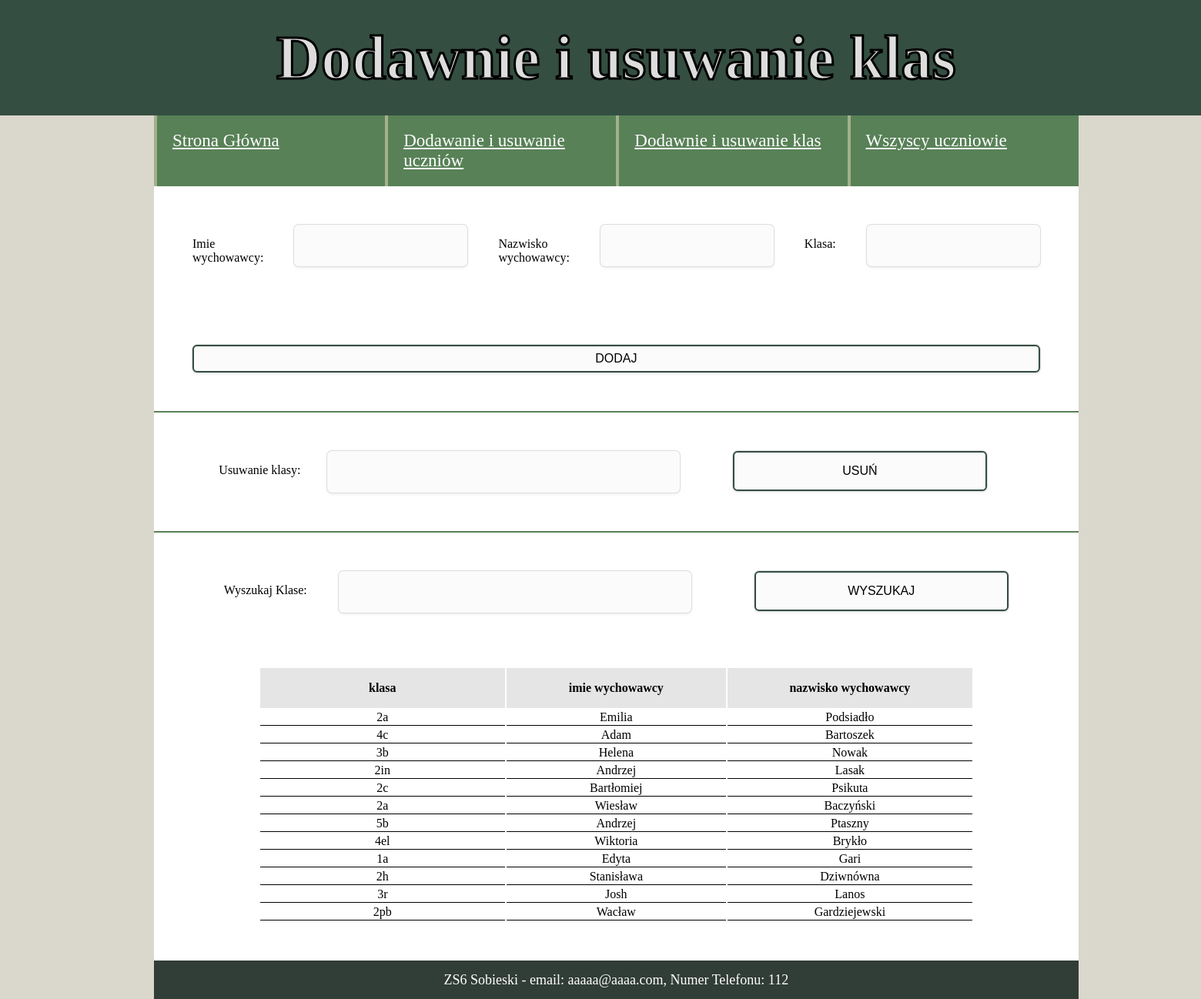
The app's page /2024.01.16/dodawanie_klas.php, older data.
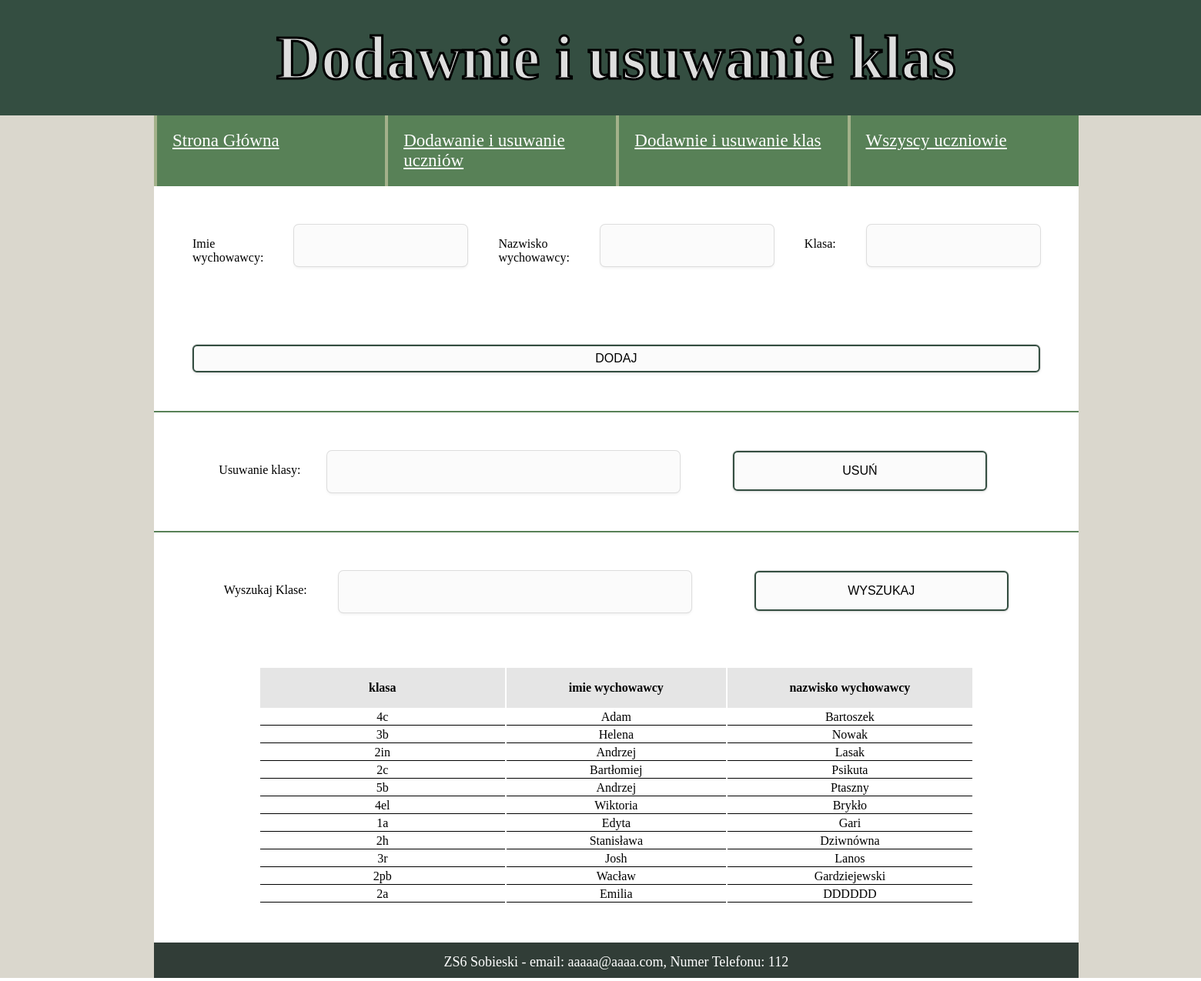
The same page, newer data.
### tables this page shows
CREATE TABLE `klasy` (
  `klasa` varchar(4) NOT NULL,
  `imie_wychowawcy` varchar(50) NOT NULL,
  `nazwisko_wychowawcy` varchar(100) NOT NULL
);

### 2024.01.16/dodawanie_klas.php (the view, shortened to what this page needs)
<!DOCTYPE html>
<html lang="en">
<head>
    <link rel="stylesheet" href="style.css">
</head>
<body>
<div class="grid-container">
    <header>
    Dodawnie i usuwanie klas
    </header>
    <div id="item4">
    </div id="item4">
    <main>
    <ul>
        <li><a href="main.php"> Strona Główna</a></li>
            <li>
                <a href="modyfikowanie.php">Dodawanie i usuwanie uczniów</a>
            </li>
            <li><a href="dodawanie_klas.php"> Dodawnie i usuwanie klas</a></li>
            <li><a href="wszyscy.php"> Wszyscy uczniowie</a></li>
        </ul>
<form type="text" method="POST" action = "insert_klasa.php">
	<div id="formAddKlasa">
        <p class="inputlabels">Imie wychowawcy:</p><input type="text" name= "imie_wychowawcy">
        <p class="inputlabels">Nazwisko wychowawcy:</p><input type="text" name= "nazwisko_wychowawcy">
        <p class="inputlabels">Klasa: </p><input type="text" name= "klasa"><br>
        <input id="submitAddKlasa" type="submit"  name="submit"value="DODAJ">
    </div>
</form>
<form type="text" method="POST" action = "delete_klasa.php">
    <div id="formDeleteKlasa">
        <p class="inputlabels">Usuwanie klasy:</p><input id="inputUsunwanieKlasy" type="text" name= "klasa2"> <br>
        <input id="submitUsunKlase" name="sumbit2"  type="submit" value="USUŃ" > <br>
    </div>
</form>
<form type="text" method="POST">
    <div id="formSearchKlasa">
        <p class="inputlabels">Wyszukaj Klase: </p><input type="text" id="inputSearchKlasa"name="search_input"><br><br> <br>
        <input type="submit" id="submitWyszukajKlase" value="WYSZUKAJ"name="submit2">
    </div>
</form>
<div id="tabelaDiv">
    <table>
        <th width="50" align="center" bgcolor="e5e5e5">klasa</th>
    <th width="50" align="center" bgcolor="e5e5e5">imie wychowawcy</th>
    <th width="100" align="center" bgcolor="e5e5e5">nazwisko wychowawcy</th>
    <?php
    $host = 'localhost';
    $login = 'root';
    $password = '';
    $database = '2pb';
    $conn = mysqli_connect($host, $login, $password, $database);
    $usuwaniePustychKlas = "DELETE FROM klasy WHERE  klasa='' or imie_wychowawcy='' or nazwisko_wychowawcy='' ";
    mysqli_query($conn, $usuwaniePustychKlas);
    $search_input= $_POST["search_input"];
    $sql = "SELECT * FROM `klasy` WHERE imie_wychowawcy like '".$search_input."%' or nazwisko_wychowawcy like '".$search_input."%' or klasa like '".$search_input."%'";
    $result = mysqli_query($conn,$sql);
    while($row = mysqli_fetch_assoc($result)){
        $klasa = $row['klasa'];
        $imie  = $row['imie_wychowawcy'];
        $nazwisko = $row['nazwisko_wychowawcy'];
        ?><tr>
<td width="100" align="center"><?=$klasa?></td>
<td	width="50" align="center"><?=$imie?></td>
<td width="100" align="center"><?=$nazwisko?></td>
</tr>
<?php
	}
?>
</table>
</div>
    </main>
    <div id="rightBanner">
    </div>
    <div id="item7"></div>
    <footer>
    ZS6 Sobieski - email: aaaaa@aaaa.com, Numer Telefonu: 112
    </footer>
    <div id="item9"></div>
</div>
</body>
</html>

### 2024.01.16/style.css (style rules this page uses)
body { background-color: #DAD7CD; margin: 0px; font-family: Trebuchet MS; }
.grid-container { display: grid; grid-template: minmax(150px,max-content) 70fr 50px/ 200px 1fr 200px; min-width: 100%; width: fit-content; min-height: 100vh; border-collapse: collapse; box-sizing: border-box; }
header { display: flex; justify-content: center; align-items: center; color:#dddddd; font-size: 80px; -webkit-text-stroke: 3px #000000; background-color: #344E41; font-weight: 800; grid-column:1/ span 3; }
ul { display: flex; width: 100%; background-color: #588157; padding: 0px; margin: 0px; }
li { border-left: #A3B18A solid 4px; list-style-type: none; width: 33%; padding: 20px;; }
footer { background-color: #313d37; }
main { background-color: white; }
input[type=text] { padding: 7px; border-radius: 6px; font-size: 16px; background: #fbfbfb; border: 2px solid transparent; height: 36px; box-shadow: 0 0 0 1px #dddddd, 0 2px 4px 0 rgb(0 0 0 / 7%), 0 1px 1.5px 0 rgb(0 0 0 / 5%); }
input[type=submit] { padding: 7px; border-radius: 6px; font-size: 16px; background: #fbfbfb; border: 2px solid #344E41; height: 36px; box-shadow: 0 0 0 1px #dddddd, 0 2px 4px 0 rgb(0 0 0 / 7%), 0 1px 1.5px 0 rgb(0 0 0 / 5%); }
#formAddKlasa { padding: 50px; display: grid; grid-template: 1fr 1fr / 1fr 1fr 1fr 1fr 1fr 1fr; column-gap: 40px; row-gap: 10px; }
#submitAddKlasa { grid-column: span 6 ; }
#formDeleteKlasa { border-top: #588157 solid 2px; padding: 50px; display: flex; justify-content: space-evenly; }
#formSearchKlasa { border-top: #588157 solid 2px; padding: 50px; display: flex; justify-content: space-evenly; }
#inputSearchKlasa { width: 40%; }
#submitWyszukajKlase { width: 30%; height: 52px; }
#submitUsunKlase { width: 30%; height: 52px; }
#inputUsunwanieKlasy { width: 40%; }
#tabelaDiv { display: flex; justify-content: center; padding: 20px; padding-bottom: 50px; }
#tabelaDiv>table { width: 80%; }
th { height: 50px; }
td { border-bottom: 1px solid black; }
main li>a { font-size:23px; color:white; }
footer { font-size: 18px; display: flex; justify-content: center; align-items: center; color: white; }

Row changes from the older to the newer data that the page shows:
removed klasy: klasa "2a", imie_wychowawcy "Emilia", nazwisko_wychowawcy "Podsiadło"
removed klasy: klasa "2a", imie_wychowawcy "Wiesław", nazwisko_wychowawcy "Baczyński"
added klasy: klasa "2a", imie_wychowawcy "Emilia", nazwisko_wychowawcy "DDDDDD"
